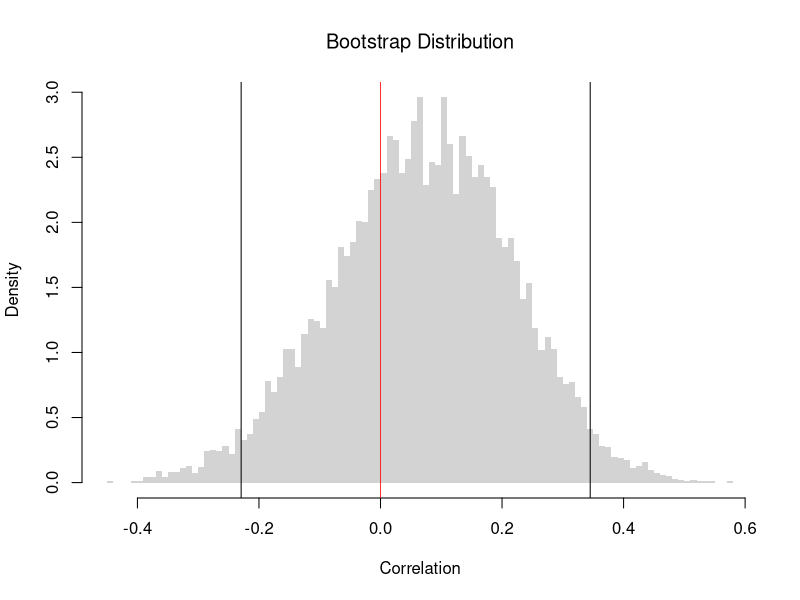
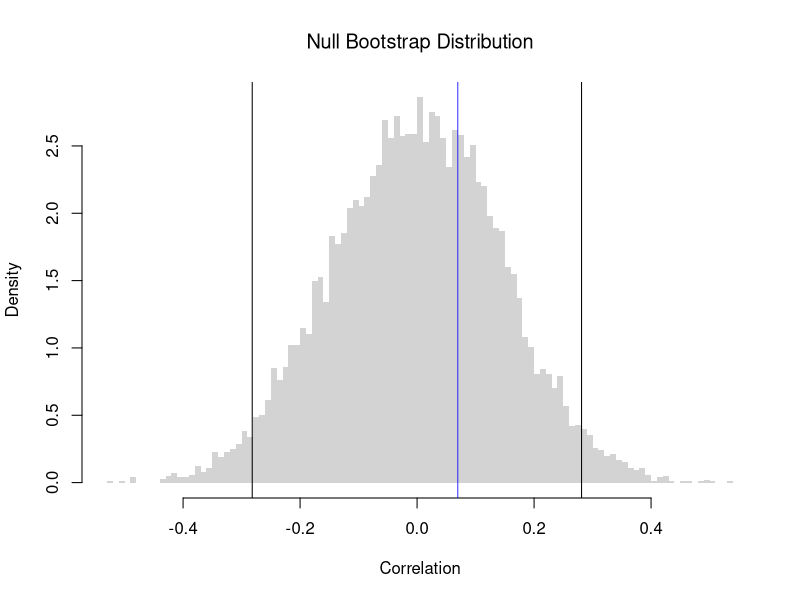
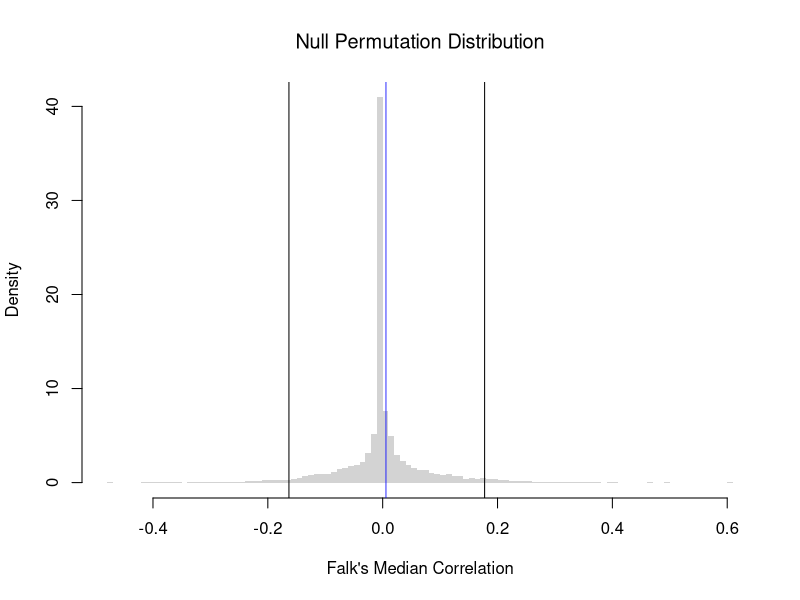

Generate these figures, in order, with R: (Note: this script raises an error after producing the figures.)
## ---- chunk 1
# Create the Data
x0_hat <- c(0, 1, 2)
x0_hat
y0_hat <- c(0.1, 0.3, 0.2)
y0_hat

# Compute the Means
m_x_hat <- mean(x0_hat)
m_y_hat <- mean(y0_hat)

# Compute the Deviances
dev_X <- x0_hat - m_x_hat
dev_Y <- y0_hat - m_y_hat

# Compute the Covariance
cov_manual <-  sum(dev_X * dev_Y) / length(x0_hat)

# Compute the Standard Deviations
v_x_hat <- sum(dev_X^2) / length(x0_hat)
s_x_hat <- sqrt(v_x_hat)
v_y_hat <- sum(dev_Y^2) / length(y0_hat)
s_y_hat <- sqrt(v_y_hat)

# Compute the Correlation
cor_manual <- cov_manual / (s_x_hat * s_y_hat)
cor_manual

# Verify with the built-in function
cor(x0_hat, y0_hat)
## ---- chunk 2
# Load the Data
xy_hat <- USArrests[, c('UrbanPop', 'Murder')]
colnames(xy_hat) <- c('x_hat', 'y_hat') # x_hat=urban population share, y_hat=murder arrests per 100K
xy_cor <- cor(xy_hat[, 'x_hat'], xy_hat[, 'y_hat'])
xy_cor
## ---- chunk 3
# xy_hat and xy_cor defined above
# Bootstrap Distribution of Correlation
n <- nrow(xy_hat)
bootstrap_cor <- rep(NA, 9999)
for(b in seq(bootstrap_cor) ){
    xy_boot <- xy_hat[sample(n, replace=TRUE), ]
    xy_cor_b <- cor(xy_boot[, 'x_hat'], xy_boot[, 'y_hat'])
    bootstrap_cor[b] <- xy_cor_b
}
hist(bootstrap_cor, breaks=100,
    border=NA, freq=FALSE,
    xlab='Correlation',
    main=NA)
title('Bootstrap Distribution', font.main=1)

## Test whether correlation is statistically different from 0
boot_ci <- quantile(bootstrap_cor, probs=c(0.025, 0.975))
abline(v=boot_ci)
abline(v=0, col=rgb(1, 0, 0, .8))
## ---- chunk 4
# xy_hat and xy_cor defined above
# Null Bootstrap Distribution of Correlation
n <- nrow(xy_hat)
null_bootstrap_cor <- rep(NA, 9999)
for(b in seq(null_bootstrap_cor) ){
    xy_boot <- xy_hat
    xy_boot[, 'x_hat'] <- xy_hat[sample(n, replace=TRUE), 'x_hat'] ## Reshuffle X
    xy_cor_b <- cor(xy_boot[, 'x_hat'], xy_boot[, 'y_hat'])
    null_bootstrap_cor[b] <- xy_cor_b
}
hist(null_bootstrap_cor, breaks=100,
    border=NA, freq=FALSE,
    xlab='Correlation',
    main=NA)
title('Null Bootstrap Distribution', font.main=1)

## Test whether correlation is statistically different from 0
boot_ci <- quantile(null_bootstrap_cor, probs=c(0.025, 0.975))
abline(v=boot_ci)
abline(v=xy_cor, col=rgb(0, 0, 1, .8))
## ---- chunk 5
codev <- function(xy) {
  # Compute medians for each column
  med_hat <- apply(xy, 2, median)
  # Subtract the medians from each column
  xm <- sweep(xy, 2, med_hat, '-')
  # Return the median of the paired products
  CoDev <- median(xm[, 1] * xm[, 2])
  return(CoDev)
}
med_cor <- function(xy) {
  # Compute the medians of absolute deviation
  med_hat <- apply(xy, 2, median)
  xm <- sweep(xy, 2, med_hat, '-')
  MadProd <- prod( apply(abs(xm), 2, median) )
  # Return the robust correlation measure
  return( codev(xy) / MadProd)
}
xy_codev <- codev(xy_hat)
xy_codev
xy_med_cor <- med_cor(xy_hat)
xy_med_cor
## ---- chunk 6
xy0_hat <- cbind(x_hat=c(1,2,3,4,5), y_hat=c(2,1,4,3,6))
codev(xy0_hat)
med_cor(xy0_hat)
## ---- chunk 7
# xy_hat and xy_med_cor defined above
# Null Permutation Distribution of Falk's Median Correlation
n <- nrow(xy_hat)
null_permutation_med_cor <- rep(NA, 9999)
for(b in seq(null_permutation_med_cor) ){
    xy_perm <- xy_hat
    xy_perm[, 'x_hat'] <- xy_hat[sample(n, replace=FALSE), 'x_hat'] ## Reshuffle X
    xy_med_cor_b <- med_cor(xy_perm)
    null_permutation_med_cor[b] <- xy_med_cor_b
}
hist(null_permutation_med_cor, breaks=100,
    border=NA, freq=FALSE,
    xlab="Falk's Median Correlation",
    main=NA)
title('Null Permutation Distribution', font.main=1)

## Test whether Falk's median correlation is statistically different from 0
abline(v=quantile(null_permutation_med_cor, probs=c(0.025, 0.975)))
abline(v=xy_med_cor, col=rgb(0, 0, 1, .8))
## ---- chunk 8
# Load the Data
data(Wages1, package='Ecdat')
# Group hourly wages into four ordered brackets
wage_bracket <- cut(Wages1[, 'wage'], breaks=c(0, 4, 6, 8, Inf), ordered_result=TRUE)
xy_ord_hat <- data.frame(x_hat=Wages1[, 'school'], y_hat=wage_bracket) # x_hat=years of schooling, y_hat=wage bracket
table(xy_ord_hat)

# Kendall's rank correlation uses only the order of the categories
KT <- cor(xy_ord_hat[, 'x_hat'], as.integer(xy_ord_hat[, 'y_hat']), method='kendall')
round(KT, 3)
## ---- chunk 9
# xy_hat defined above
# Convert each variable to ranks
xy_rank_hat <- xy_hat
xy_rank_hat[, 'x_hat'] <- rank(xy_hat[, 'x_hat'])
xy_rank_hat[, 'y_hat'] <- rank(xy_hat[, 'y_hat'])
# plot(xy_rank_hat, pch=16, col=grey(0, .25))
KT_rank <- cor(xy_rank_hat[, 'x_hat'], xy_rank_hat[, 'y_hat'], method = 'kendall')
round(KT_rank, 3)
# Same value using the raw data
round(cor(xy_hat[, 'x_hat'], xy_hat[, 'y_hat'], method='kendall'), 3)
## ---- chunk 10
cor(c(1,2,3,4), c(1,3,2,4), method='kendall')
## ---- chunk 11
# xy_ord_hat defined above
KT <- cor(xy_ord_hat[, 'x_hat'], as.integer(xy_ord_hat[, 'y_hat']), method='kendall')
## ---- chunk 12
#| fig-width: 8
#| fig-height: 8
## https://commons.wikimedia.org/wiki/File:Correlation_examples2.svg

MyPlot <- function(xy, xlim = c(-4, 4), ylim = c(-3, 3)) {
   plot(xy, main = NA, xlab = '', ylab = '',
        col = grey(0, .25), pch=16, cex=.5,
        xaxt = 'n', yaxt = 'n', bty = 'n',
        xlim = xlim, ylim = ylim)
    box(lwd=.1)
    
    cor1 <- cor(xy[, 1], xy[, 2])
    cor2 <- med_cor(xy)
    cor3 <- cor(xy[, 1], xy[, 2], method='kendall')
    cors <- c(cor1, cor2, cor3)
    
    #cor3 <- abs(generalCorr::gmcmtx0( xy[, c(1, 2)])[2])
    #cor4 <- Rfast::dcor( xy[, 1], xy[, 2])[[4]]
    #cor5 <- XICOR::xicor( xy[, 1], xy[, 2]) ## cor( xy[, 1], xy[, 2], method='kendall') 

    fm <- cors*0 + 1
    fm[which.max(abs(cors))] <- 2
    title(paste0('Pearson:  ',  formatC(cor1, digits=2, format='f')),
        line=3, adj=0, font.main=fm[1])
    title(paste0('Falk:     ',  formatC(cor2, digits=2, format='f')),
        line=2, adj=0, font.main=fm[2])    
    title(paste0('Kendall:  ',  formatC(cor3, digits=2, format='f')),
        line=1, adj=0, font.main=fm[3])
}

MvNormal <- function(n = 1000, r_target, f) {
   for (i in r_target) {
      s_target <- matrix(c(1, i, i, 1), ncol = 2)
      xy_sim <- mvtnorm::rmvnorm(n, c(0, 0), s_target)
      xy_sim[, 2] <- f(xy_sim[, 2])
      MyPlot(xy_sim)
   }
}

output <- function() {
   par(mfrow = c(3, 2), oma = c(0, 0, 0, 0), mar=c(3, 2, 6, 1))
   r_target <- c(0.99, 0.9)
   MvNormal(800, r_target, function(y_hat){y_hat});
   MvNormal(800, r_target, function(y_hat){(y_hat/2)^3});
   MvNormal(800, r_target, function(y_hat){log( (y_hat-min(y_hat)+.Machine[['double.eps']])/(max(y_hat)-min(y_hat)) ) });
}
output()
## ---- chunk 13
# Pair each state's region with its murder band (low, middle, high)
murder_band <- cut(USArrests[, 'Murder'], 3, labels=c('low', 'middle', 'high'))
xy_cat_hat <- data.frame(x_hat=state.region, y_hat=murder_band) # x_hat=census region, y_hat=murder band
table(xy_cat_hat)

CV <- function(xy){
    # Create a contingency table from the categorical variables
    tbl <- table(xy)
    # Compute the chi-square statistic (without Yates' continuity correction)
    chi2 <- chisq.test(tbl, correct=FALSE)[['statistic']]
    # Total sample size
    n <- sum(tbl)
    # Compute the minimum degrees of freedom (min(rows-1, columns-1))
    df_min <- min(nrow(tbl) - 1, ncol(tbl) - 1)
    # Calculate Cramer's V
    V <- sqrt((chi2 / n) / df_min)
    return(V)
}
CV(xy_cat_hat)

# DescTools::CramerV( table(xy_cat_hat) )
## ---- chunk 14
# xy_hat and CV defined above
# Cut each variable into bins: UrbanPop into 4, Murder into 3
xy_bin_hat <- xy_hat
xy_bin_hat[, 'x_hat'] <- cut(xy_hat[, 'x_hat'], 4)
xy_bin_hat[, 'y_hat'] <- cut(xy_hat[, 'y_hat'], 3)
table(xy_bin_hat)
CV(xy_bin_hat)
## ---- chunk 15
# Observed 2x2 table
O <- rbind(degree    = c(employed=30, unemployed=10),
           no_degree = c(20, 40))
n0 <- sum(O)

# Expected counts under independence
E <- outer(rowSums(O), colSums(O)) / n0

# Chi-square statistic and Cramer's V
chi2 <- sum((O - E)^2 / E)
df_min <- min(nrow(O)-1, ncol(O)-1)
c(chi2=chi2, CramerV=sqrt((chi2/n0)/df_min))
